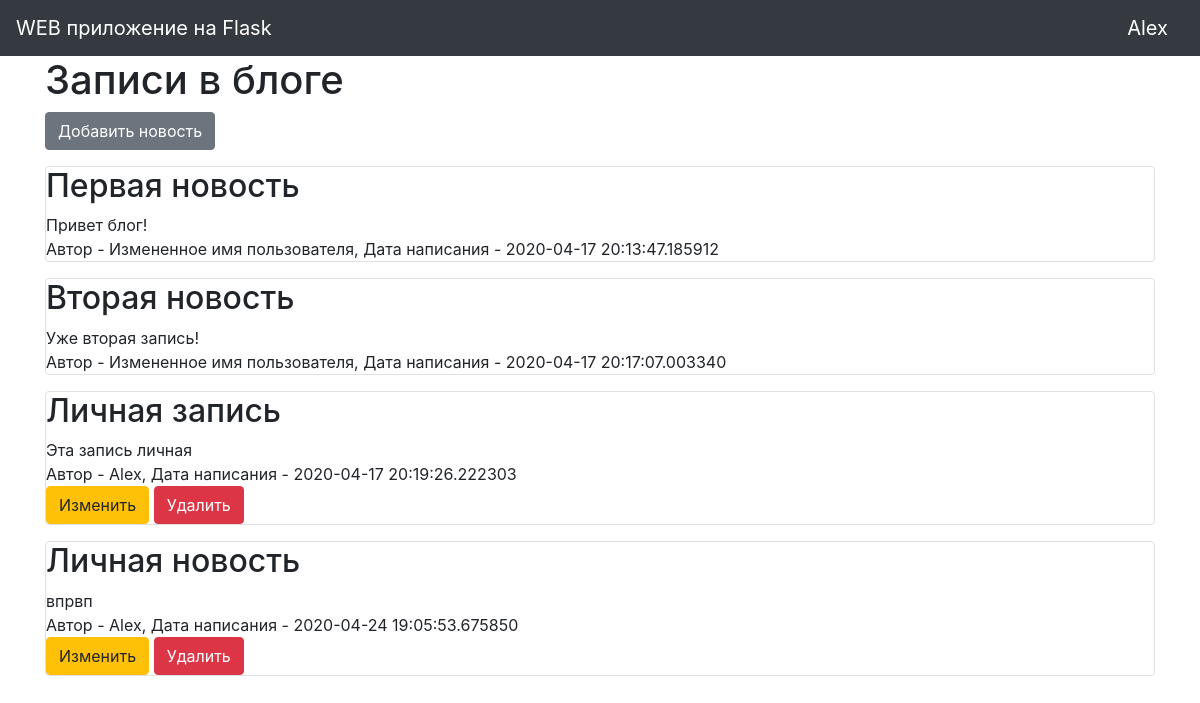
/ (signed in), run on the app's committed database.
### data/users.py (models this page shows, shortened)
class User(SqlAlchemyBase, UserMixin):
    __tablename__ = 'users'
    id = sqlalchemy.Column(sqlalchemy.Integer,
                           primary_key=True, autoincrement=True)
    name = sqlalchemy.Column(sqlalchemy.String, nullable=True)
    about = sqlalchemy.Column(sqlalchemy.String, nullable=True)
    email = sqlalchemy.Column(sqlalchemy.String,
                              index=True, unique=True, nullable=True)
    hashed_password = sqlalchemy.Column(sqlalchemy.String, nullable=True)
    created_date = sqlalchemy.Column(sqlalchemy.DateTime,
                                     default=datetime.datetime.now)
    news = orm.relation("News", back_populates='user')

### data/news.py (models this page shows, shortened)
class News(SqlAlchemyBase):
    __tablename__ = 'news'
    id = sqlalchemy.Column(sqlalchemy.Integer,
                           primary_key=True, autoincrement=True)
    title = sqlalchemy.Column(sqlalchemy.String, nullable=True)
    content = sqlalchemy.Column(sqlalchemy.String, nullable=True)
    created_date = sqlalchemy.Column(sqlalchemy.DateTime,
                                     default=datetime.datetime.now)
    is_private = sqlalchemy.Column(sqlalchemy.Boolean, default=True)
    user_id = sqlalchemy.Column(sqlalchemy.Integer,
                                sqlalchemy.ForeignKey("users.id"))
    user = orm.relation('User')

### main.py (the view)
@app.route("/")
def index():
    session = db_session.create_session()
    if current_user.is_authenticated:
        news = session.query(News).filter(
            (News.user == current_user) | (News.is_private != True))
    else:
        news = session.query(News).filter(News.is_private != True)
    return render_template("index.html", news=news)

### data/db_session.py (called while the page is built)
def create_session() -> Session:
    global __factory
    return __factory()

### main.py (called while the page is built)
@login_manager.user_loader
def load_user(user_id):
    session = db_session.create_session()
    return session.query(User).get(user_id)

### templates/index.html (shortened to what this page needs)
{% extends "base.html" %}
{% block content %}
    <h1>Записи в блоге</h1>
    {% if current_user.is_authenticated %}
        <a href="news" class="btn btn-secondary">Добавить новость</a>
    {% endif %}
    {% for item in news%}
        <div class="col-md6 border rounded">
            <h2>{{item.title}}</h2>
            <div>
                {{item.content}}
            </div>
            <div>
                Автор - {{item.user.name}}, Дата написания - {{item.created_date}}
            </div>
            {% if current_user.is_authenticated and current_user == item.user %}
                <div>
                    <a href="/news/{{ item.id }}" class="btn btn-warning">Изменить</a>
                    <a href="/news_delete/{{ item.id }}" class="btn btn-danger">Удалить</a>
                </div>
            {% endif %}
        </div>
    {% endfor %}
{% endblock %}

### templates/base.html (shortened to what this page needs)
<!Doctype html>
<html lang="en">
<head>
    <link rel="stylesheet"
          href="https://stackpath.bootstrapcdn.com/bootstrap/4.4.1/css/bootstrap.min.css"
>
</head>
<body>
<header>
    <nav class="navbar navbar-dark bg-dark">
        <a class="navbar-brand" href="#">WEB приложение на Flask</a>
        {% if current_user.is_authenticated %}
            <a class="navbar-brand" href="/logout">{{ current_user.name }}</a>
        {% else %}
            <p>
                <a class="btn btn-primary " href="/register">Зарегистрироваться</a>
                <a class="btn btn-success" href="/login">Войти</a>
            </p>
        {% endif %}
    </nav>
</header>
<main role="main" class="container">
    {% block content %}{% endblock %}
</main>
</body>
</html>

### data on the page
User: name "Alex"
News: title "Первая новость", content "Привет блог!", user.name "Измененное имя пользователя", created_date "2020-04-17 20:13:47.185912"
News: title "Вторая новость", content "Уже вторая запись!", user.name "Измененное имя пользователя", created_date "2020-04-17 20:17:07.003340"
News: title "Личная запись", content "Эта запись личная", user.name "Alex", created_date "2020-04-17 20:19:26.222303"
News: title "Личная новость", content "впрвп", user.name "Alex", created_date "2020-04-24 19:05:53.675850"
